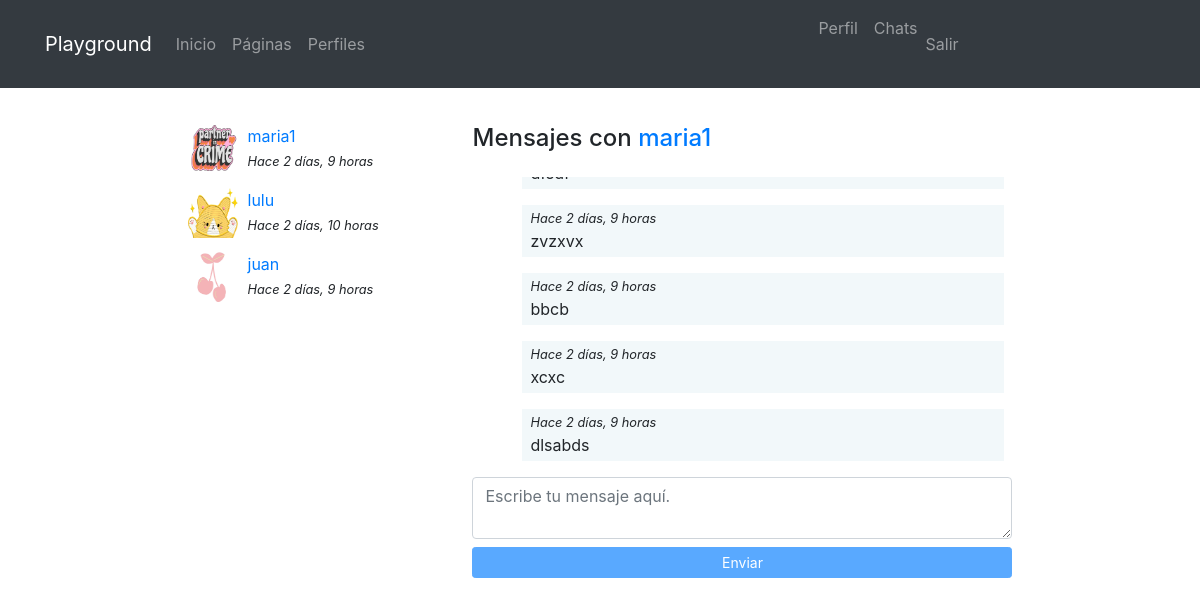
Page /messenger/thread/3/ (signed in) on the committed database.
### registration/models.py (models this page shows)
class Profile(models.Model):
    user = models.OneToOneField(User, on_delete=models.CASCADE)
    avatar = models.ImageField(upload_to=custom_upload_to, null=True, blank=True)
    bio = models.TextField(blank=True, null=True)
    link = models.URLField(max_length=200, blank=True, null=True)
    class Meta:
        ordering = ['user__username']

### messenger/models.py (models this page shows)
class Thread(models.Model):
    users = models.ManyToManyField(User, related_name='threads')
    messages = models.ManyToManyField(Message)
    updated = models.DateTimeField(auto_now=True)
    objects = ThreadManager()
    class Meta:
        ordering = ['-updated']

class Message(models.Model):
    user = models.ForeignKey(User, on_delete=models.CASCADE)
    content = models.TextField(verbose_name='Mensaje')
    created = models.DateTimeField(auto_now_add=True)
    class Meta:
        ordering = ['created']

### messenger/views.py (the view)
# urls.py: path('thread/<int:pk>/', ThreadDetail.as_view(), name='detail'),
@method_decorator(login_required, name='dispatch')
class ThreadDetail(DetailView):
    model = Thread
    def get_object(self):
        obj = super(ThreadDetail, self).get_object()
        if self.request.user not in obj.users.all():
            raise Http404
        return obj

### messenger/templates/messenger/thread_detail.html (shortened to what this page needs)
{% extends 'core/base.html' %}
{% load static %}
{% block content %}
<main role="main">
  <div class="container">
    <div class="row mt-3">
      <div class="col-md-9 mx-auto mb-5">
        <div class="row">
          <div class="col-md-4">
            {% for thread in request.user.threads.all %}
              {% if thread.messages.all|length > 0 %}
                <div class="mb-3">
                  {% for user in thread.users.all %}
                    {% if user != request.user %}
                      {% if user.profile.avatar %}
                        <img src="{{user.profile.avatar.url}}" class="avatar">
                      {% else %}
                        <img src="{% static 'registration/img/no-avatar.jpg' %}" class="avatar">
                      {% endif %}
                      <div>
                        <a href="{% url 'messenger:detail' thread.pk %}">{{user}}</a><br>
                        <small><i>Hace {{thread.messages.last.created|timesince}}</i></small>
                      </div>
                    {% endif %}
                  {% endfor %}
                </div>
              {% endif %}
            {% endfor %}
          </div>
          <div class="col-md-8">
            {% for user in thread.users.all %}
              {% if user != request.user %}
                <h4 class="mb-4">Mensajes con <a href="{% url 'profiles:detail' user %} ">{{user}}</a></h4>
              {% endif %}
            {% endfor %}
            <div class="thread" id="thread">
              {% for message in object.messages.all %}
                <div {% if request.user == message.user %}class="mine mb-3"{% else %}class="other mb-3"{% endif %}>
                  <small><i>Hace {{thread.messages.last.created|timesince}}</i></small><br>
                  {{message.content}}
                </div>
              {% endfor %}
            </div>
            <textarea id="content" class="form-control mb-2 rows="2" placeholder="Escribe tu mensaje aquí."></textarea>
            <button id="send" class="btn btn-primary btn-sm btn-block" disabled>Enviar </button>
          </div>
        </div>
    </div>
  </div>
</main>
{% endblock %}

### core/static/core/css/main.css (style rules this page uses)
main { padding-top: 20px; }
:root { --jumbotron-padding-y: 3rem; }

### messenger/templates/messenger/thread_detail.html (style rules this page uses)
.avatar { width:50px; height:50px; float:left; margin-right:10px; }
.thread { max-height:300px; overflow-y:auto; padding:0 0.5em; }
.mine { padding:0 0.5em 0.25em; background-color:rgba(230,242,245,.5); width:92%; margin-left:8%; }

### rows in the picture
Thread: messages.last.created "2 días, 9 horas"
Thread: messages.last.created "2 días, 10 horas"
Thread: messages.last.created "2 días, 9 horas"
Message: content "zvzxvx"
Message: content "bbcb"
Message: content "xcxc"
Message: content "dlsabds"

### other values in the picture
{{ user }} "maria1"
{{ user }} "lulu"
{{ user }} "juan"
